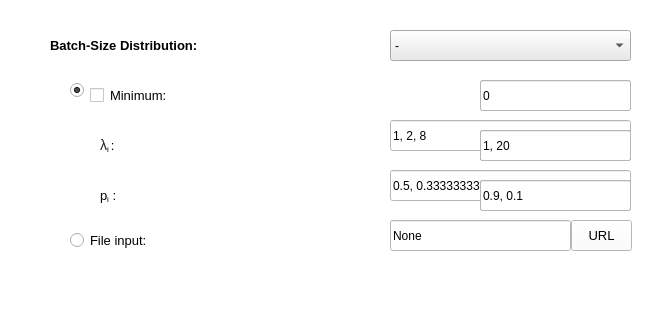
                <widget class="QWidget" name="wid_batchSizeDistribution" native="true">
                 <property name="geometry">
                  <rect>
                   <x>0</x>
                   <y>422</y>
                   <width>651</width>
                   <height>320</height>
                  </rect>
                 </property>
                 <property name="sizePolicy">
                  <sizepolicy hsizetype="Preferred" vsizetype="Fixed">
                   <horstretch>0</horstretch>
                   <verstretch>0</verstretch>
                  </sizepolicy>
                 </property>
                 <property name="minimumSize">
                  <size>
                   <width>0</width>
                   <height>320</height>
                  </size>
                 </property>
                 <property name="styleSheet">
                  <string notr="true">background-color: white</string>
                 </property>
                 <widget class="QLineEdit" name="le_inputValuesBatchSize">
                  <property name="geometry">
                   <rect>
                    <x>390</x>
                    <y>120</y>
                    <width>241</width>
                    <height>31</height>
                   </rect>
                  </property>
                  <property name="text">
                   <string>1, 2, 8</string>
                  </property>
                 </widget>
                 <widget class="QComboBox" name="cob_batchSizeDistribution">
                  <property name="geometry">
                   <rect>
                    <x>390</x>
                    <y>30</y>
                    <width>241</width>
                    <height>31</height>
                   </rect>
                  </property>
                  <property name="styleSheet">
                   <string notr="true">background-color:rgb(234, 234, 234)</string>
                  </property>
                  <item>
                   <property name="text">
                    <string>-</string>
                   </property>
                  </item>
                  <item>
                   <property name="text">
                    <string>General independent distribution</string>
                   </property>
                  </item>
                  <item>
                   <property name="text">
                    <string>Exponential distribution</string>
                   </property>
                  </item>
                  <item>
                   <property name="text">
                    <string>K-Erlang distribution</string>
                   </property>
                  </item>
                  <item>
                   <property name="text">
                    <string>Hyperexponential distribution</string>
                   </property>
                  </item>
                  <item>
                   <property name="text">
                    <string>Gamma distribution</string>
                   </property>
                  </item>
                  <item>
                   <property name="text">
                    <string>Uniform distribution</string>
                   </property>
                  </item>
                 </widget>
                 <widget class="QLabel" name="la_probabilitiesBatchSize">
                  <property name="geometry">
                   <rect>
                    <x>110</x>
                    <y>160</y>
                    <width>131</width>
                    <height>51</height>
                   </rect>
                  </property>
                  <property name="font">
                   <font>
                    <pointsize>10</pointsize>
                   </font>
                  </property>
                  <property name="text">
                   <string>Probabilites:</string>
                  </property>
                 </widget>
                 <widget class="QLabel" name="la_inputValuesBatchSize">
                  <property name="geometry">
                   <rect>
                    <x>110</x>
                    <y>110</y>
                    <width>131</width>
                    <height>51</height>
                   </rect>
                  </property>
                  <property name="font">
                   <font>
                    <pointsize>10</pointsize>
                   </font>
                  </property>
                  <property name="text">
                   <string>Input values:</string>
                  </property>
                 </widget>
                 <widget class="QLabel" name="la_batchSizeDistribution">
                  <property name="geometry">
                   <rect>
                    <x>50</x>
                    <y>20</y>
                    <width>211</width>
                    <height>51</height>
                   </rect>
                  </property>
                  <property name="font">
                   <font>
                    <pointsize>10</pointsize>
                    <weight>75</weight>
                    <bold>true</bold>
                   </font>
                  </property>
                  <property name="text">
                   <string>Batch-Size Distribution:</string>
                  </property>
                 </widget>
                 <widget class="QRadioButton" name="rb_fileInputBatchSize">
                  <property name="geometry">
                   <rect>
                    <x>70</x>
                    <y>230</y>
                    <width>141</width>
                    <height>20</height>
                   </rect>
                  </property>
                  <property name="font">
                   <font>
                    <pointsize>10</pointsize>
                   </font>
                  </property>
                  <property name="text">
                   <string>File input:</string>
                  </property>
                  <property name="checked">
                   <bool>false</bool>
                  </property>
                 </widget>
                 <widget class="QLineEdit" name="le_probabiliesBatchSize">
                  <property name="geometry">
                   <rect>
                    <x>390</x>
                    <y>170</y>
                    <width>241</width>
                    <height>31</height>
                   </rect>
                  </property>
                  <property name="text">
                   <string>0.5, 0.333333333334, 0.166666666667 </string>
                  </property>
                 </widget>
                 <widget class="QLineEdit" name="le_fileInputBatchSize">
                  <property name="geometry">
                   <rect>
                    <x>390</x>
                    <y>220</y>
                    <width>181</width>
                    <height>31</height>
                   </rect>
                  </property>
                  <property name="text">
                   <string>None</string>
                  </property>
                 </widget>
                 <widget class="QLineEdit" name="le_maximumBatchSize">
                  <property name="geometry">
                   <rect>
                    <x>480</x>
                    <y>80</y>
                    <width>151</width>
                    <height>31</height>
                   </rect>
                  </property>
                  <property name="text">
                   <string>None</string>
                  </property>
                 </widget>
                 <widget class="QRadioButton" name="rb_listInputBatchSize">
                  <property name="geometry">
                   <rect>
                    <x>70</x>
                    <y>80</y>
                    <width>95</width>
                    <height>20</height>
                   </rect>
                  </property>
                  <property name="font">
                   <font>
                    <pointsize>10</pointsize>
                   </font>
                  </property>
                  <property name="text">
                   <string>List input</string>
                  </property>
                  <property name="checked">
                   <bool>true</bool>
                  </property>
                 </widget>
                 <widget class="QLineEdit" name="le_rateBatchSize">
                  <property name="geometry">
                   <rect>
                    <x>480</x>
                    <y>130</y>
                    <width>151</width>
                    <height>31</height>
                   </rect>
                  </property>
                  <property name="text">
                   <string>1</string>
                  </property>
                 </widget>
                 <widget class="QLabel" name="la_rateBatchSize">
                  <property name="geometry">
                   <rect>
                    <x>110</x>
                    <y>120</y>
                    <width>191</width>
                    <height>51</height>
                   </rect>
                  </property>
                  <property name="font">
                   <font>
                    <pointsize>10</pointsize>
                   </font>
                  </property>
                  <property name="text">
                   <string>Rate:</string>
                  </property>
                 </widget>
                 <widget class="QLabel" name="la_kBatchSize">
                  <property name="geometry">
                   <rect>
                    <x>110</x>
                    <y>170</y>
                    <width>191</width>
                    <height>51</height>
                   </rect>
                  </property>
                  <property name="font">
                   <font>
                    <pointsize>10</pointsize>
                   </font>
                  </property>
                  <property name="text">
                   <string>K:</string>
                  </property>
                 </widget>
                 <widget class="QLineEdit" name="le_kBatchSize">
                  <property name="geometry">
                   <rect>
                    <x>480</x>
                    <y>180</y>
                    <width>151</width>
                    <height>31</height>
                   </rect>
                  </property>
                  <property name="text">
                   <string>5</string>
                  </property>
                 </widget>
                 <widget class="QPushButton" name="bu_filePath_BatchSize">
                  <property name="geometry">
                   <rect>
                    <x>571</x>
                    <y>220</y>
                    <width>61</width>
                    <height>31</height>
                   </rect>
                  </property>
                  <property name="font">
                   <font>
                    <pointsize>10</pointsize>
                   </font>
                  </property>
                  <property name="text">
                   <string>URL</string>
                  </property>
                 </widget>
                 <widget class="QCheckBox" name="cb_maximumBatchSize">
                  <property name="geometry">
                   <rect>
                    <x>90</x>
                    <y>70</y>
                    <width>251</width>
                    <height>51</height>
                   </rect>
                  </property>
                  <property name="font">
                   <font>
                    <pointsize>10</pointsize>
                   </font>
                  </property>
                  <property name="text">
                   <string>Maximum arrival time:</string>
                  </property>
                 </widget>
                 <widget class="QLabel" name="la_alphaBatchSize">
                  <property name="geometry">
                   <rect>
                    <x>110</x>
                    <y>120</y>
                    <width>191</width>
                    <height>51</height>
                   </rect>
                  </property>
                  <property name="font">
                   <font>
                    <pointsize>10</pointsize>
                   </font>
                  </property>
                  <property name="text">
                   <string>Alpha:</string>
                  </property>
                 </widget>
                 <widget class="QLabel" name="la_betaBatchSize">
                  <property name="geometry">
                   <rect>
                    <x>110</x>
                    <y>170</y>
                    <width>191</width>
                    <height>51</height>
                   </rect>
                  </property>
                  <property name="font">
                   <font>
                    <pointsize>10</pointsize>
                   </font>
                  </property>
                  <property name="text">
                   <string>Beta:</string>
                  </property>
                 </widget>
                 <widget class="QLineEdit" name="le_betaBatchSize">
                  <property name="geometry">
                   <rect>
                    <x>480</x>
                    <y>180</y>
                    <width>151</width>
                    <height>31</height>
                   </rect>
                  </property>
                  <property name="text">
                   <string>5</string>
                  </property>
                 </widget>
                 <widget class="QLineEdit" name="le_alphaBatchSize">
                  <property name="geometry">
                   <rect>
                    <x>480</x>
                    <y>130</y>
                    <width>151</width>
                    <height>31</height>
                   </rect>
                  </property>
                  <property name="text">
                   <string>1</string>
                  </property>
                 </widget>
                 <widget class="QLineEdit" name="le_maxBatchSize">
                  <property name="geometry">
                   <rect>
                    <x>480</x>
                    <y>130</y>
                    <width>151</width>
                    <height>31</height>
                   </rect>
                  </property>
                  <property name="text">
                   <string>10</string>
                  </property>
                 </widget>
                 <widget class="QLabel" name="la_minBatchSize">
                  <property name="geometry">
                   <rect>
                    <x>110</x>
                    <y>70</y>
                    <width>191</width>
                    <height>51</height>
                   </rect>
                  </property>
                  <property name="font">
                   <font>
                    <pointsize>10</pointsize>
                   </font>
                  </property>
                  <property name="text">
                   <string>Minimum:</string>
                  </property>
                 </widget>
                 <widget class="QLineEdit" name="le_minBatchSize">
                  <property name="geometry">
                   <rect>
                    <x>480</x>
                    <y>80</y>
                    <width>151</width>
                    <height>31</height>
                   </rect>
                  </property>
                  <property name="text">
                   <string>0</string>
                  </property>
                 </widget>
                 <widget class="QLabel" name="la_maxBatchSize">
                  <property name="geometry">
                   <rect>
                    <x>110</x>
                    <y>120</y>
                    <width>191</width>
                    <height>51</height>
                   </rect>
                  </property>
                  <property name="font">
                   <font>
                    <pointsize>10</pointsize>
                   </font>
                  </property>
                  <property name="text">
                   <string>Maximum:</string>
                  </property>
                 </widget>
                 <widget class="QLineEdit" name="le_piBatchSize">
                  <property name="geometry">
                   <rect>
                    <x>480</x>
                    <y>180</y>
                    <width>151</width>
                    <height>31</height>
                   </rect>
                  </property>
                  <property name="text">
                   <string>0.9, 0.1</string>
                  </property>
                 </widget>
                 <widget class="QLabel" name="la_liBatchSize">
                  <property name="geometry">
                   <rect>
                    <x>100</x>
                    <y>120</y>
                    <width>191</width>
                    <height>51</height>
                   </rect>
                  </property>
                  <property name="font">
                   <font>
                    <pointsize>10</pointsize>
                   </font>
                  </property>
                  <property name="text">
                   <string>&lt;html&gt;&lt;head/&gt;&lt;body&gt;&lt;p&gt;&lt;span style=&quot; font-family:'sans-serif'; font-size:14px; color:#222222; background-color:#ffffff;&quot;&gt;λ&lt;/span&gt;&lt;span style=&quot; vertical-align:sub;&quot;&gt;i &lt;/span&gt;:&lt;/p&gt;&lt;/body&gt;&lt;/html&gt;</string>
                  </property>
                 </widget>
                 <widget class="QLineEdit" name="le_liBatchSize">
                  <property name="geometry">
                   <rect>
                    <x>480</x>
                    <y>130</y>
                    <width>151</width>
                    <height>31</height>
                   </rect>
                  </property>
                  <property name="text">
                   <string>1, 20</string>
                  </property>
                 </widget>
                 <widget class="QLabel" name="la_piBatchSize">
                  <property name="geometry">
                   <rect>
                    <x>100</x>
                    <y>170</y>
                    <width>191</width>
                    <height>51</height>
                   </rect>
                  </property>
                  <property name="font">
                   <font>
                    <pointsize>10</pointsize>
                   </font>
                  </property>
                  <property name="text">
                   <string>&lt;html&gt;&lt;head/&gt;&lt;body&gt;&lt;p&gt;p&lt;span style=&quot; vertical-align:sub;&quot;&gt;i&lt;/span&gt; :&lt;/p&gt;&lt;/body&gt;&lt;/html&gt;</string>
                  </property>
                 </widget>
                </widget>
